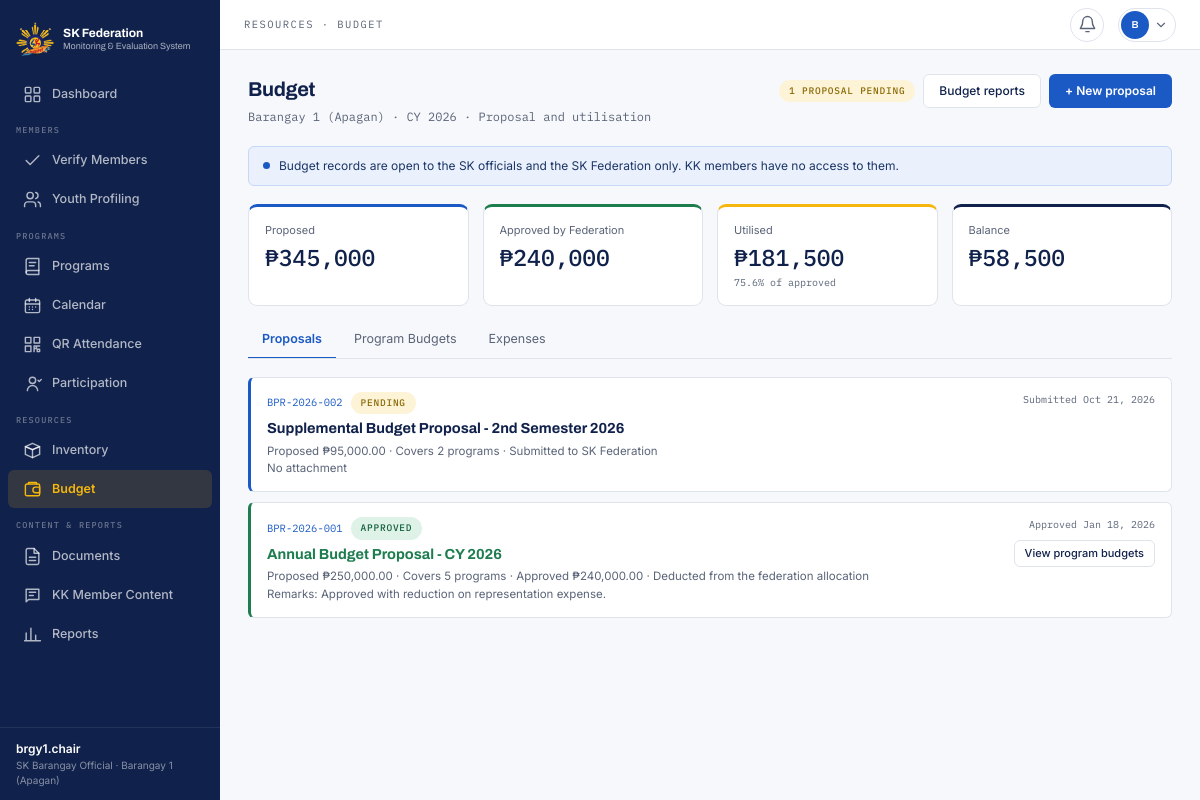
The page /barangay/budget.php (signed in) on the database its author committed.
### tables this page shows
CREATE TABLE users (
  user_id              INT(11)      NOT NULL AUTO_INCREMENT,
  role_id              INT(11)      NOT NULL,
  barangay_id          INT(11)      DEFAULT NULL,
  verified_by          INT(11)      DEFAULT NULL,
  username             VARCHAR(50)  NOT NULL,
  email                VARCHAR(150) NOT NULL,
  password_hash        VARCHAR(255) NOT NULL,
  verification_status  VARCHAR(20)  NOT NULL DEFAULT 'pending',
  date_verified        DATETIME     DEFAULT NULL,
  rejection_reason     VARCHAR(255) DEFAULT NULL,
  is_active            TINYINT(1)   NOT NULL DEFAULT 1,
  last_login           DATETIME     DEFAULT NULL,
  date_created         DATETIME     NOT NULL DEFAULT CURRENT_TIMESTAMP,
  PRIMARY KEY (user_id),
  UNIQUE KEY uq_users_username (username),
  UNIQUE KEY uq_users_email (email),
  KEY fk_users_role (role_id),
  KEY fk_users_barangay (barangay_id),
  KEY fk_users_verifier (verified_by),
  CONSTRAINT fk_users_role     FOREIGN KEY (role_id)     REFERENCES roles (role_id),
  CONSTRAINT fk_users_barangay FOREIGN KEY (barangay_id) REFERENCES barangays (barangay_id),
  CONSTRAINT fk_users_verifier FOREIGN KEY (verified_by) REFERENCES users (user_id),
  CONSTRAINT chk_users_status  CHECK (verification_status IN ('pending','verified','rejected'))
);

CREATE TABLE barangays (
  barangay_id    INT(11)      NOT NULL AUTO_INCREMENT,
  barangay_name  VARCHAR(100) NOT NULL,
  municipality   VARCHAR(100) NOT NULL DEFAULT 'Nasipit',
  chairman_id    INT(11)      DEFAULT NULL,    
  PRIMARY KEY (barangay_id),
  UNIQUE KEY uq_barangay (barangay_name, municipality),
  KEY fk_barangay_chairman (chairman_id),
  CONSTRAINT fk_barangay_chairman FOREIGN KEY (chairman_id) REFERENCES users (user_id) ON DELETE SET NULL
);

CREATE TABLE budget_allocations (
  allocation_id    INT(11)       NOT NULL AUTO_INCREMENT,
  entered_by       INT(11)       NOT NULL,
  period           VARCHAR(50)   NOT NULL,
  total_amount     DECIMAL(12,2) NOT NULL,
  remaining_amount DECIMAL(12,2) NOT NULL,
  date_entered     DATETIME      NOT NULL DEFAULT CURRENT_TIMESTAMP,
  PRIMARY KEY (allocation_id),
  UNIQUE KEY uq_allocation_period (period),
  KEY fk_alloc_user (entered_by),
  CONSTRAINT fk_alloc_user FOREIGN KEY (entered_by) REFERENCES users (user_id),
  CONSTRAINT chk_alloc_amt CHECK (total_amount >= 0 AND remaining_amount >= 0)
);

CREATE TABLE budget_proposals (
  proposal_id     INT(11)       NOT NULL AUTO_INCREMENT,
  allocation_id   INT(11)       NOT NULL,
  barangay_id     INT(11)       NOT NULL,
  submitted_by    INT(11)       NOT NULL,
  reviewed_by     INT(11)       DEFAULT NULL,
  document_id     INT(11)       DEFAULT NULL,
  proposal_code   VARCHAR(30)   NOT NULL,
  title           VARCHAR(255)  NOT NULL,
  proposed_amount DECIMAL(12,2) NOT NULL,
  approved_amount DECIMAL(12,2) DEFAULT NULL,
  prop_status     VARCHAR(50)   NOT NULL DEFAULT 'draft',
  remarks         TEXT          DEFAULT NULL,
  date_submitted  DATETIME      DEFAULT NULL,
  date_reviewed   DATETIME      DEFAULT NULL,
  PRIMARY KEY (proposal_id),
  UNIQUE KEY uq_proposal_code (proposal_code),
  KEY fk_prop_allocation (allocation_id),
  KEY fk_prop_barangay (barangay_id),
  KEY fk_prop_submitter (submitted_by),
  KEY fk_prop_reviewer (reviewed_by),
  KEY fk_prop_document (document_id),
  CONSTRAINT fk_prop_allocation FOREIGN KEY (allocation_id) REFERENCES budget_allocations (allocation_id),
  CONSTRAINT fk_prop_barangay   FOREIGN KEY (barangay_id)   REFERENCES barangays (barangay_id),
  CONSTRAINT fk_prop_submitter  FOREIGN KEY (submitted_by)  REFERENCES users (user_id),
  CONSTRAINT fk_prop_reviewer   FOREIGN KEY (reviewed_by)   REFERENCES users (user_id),
  CONSTRAINT fk_prop_document   FOREIGN KEY (document_id)   REFERENCES documents (document_id) ON DELETE SET NULL,
  CONSTRAINT chk_prop_status    CHECK (prop_status IN ('draft','pending','approved','returned')),
  CONSTRAINT chk_prop_amount    CHECK (proposed_amount > 0)
);

### barangay/budget.php (the view, shortened to what the rows shown need)
<?php
require_role(ROLE_BARANGAY);
$b = my_barangay();
$allocations = q_all('SELECT * FROM budget_allocations ORDER BY date_entered DESC');
$allocId = get_int('allocation') ?: (int) ($allocations[0]['allocation_id'] ?? 0);
$period = null;
foreach ($allocations as $a) {
    if ((int) $a['allocation_id'] === $allocId) {
        $period = $a;
    }
}
$proposals = q_all('SELECT bp.*, d.title AS doc_title, d.file_size, u.username AS reviewer,
                           (SELECT COUNT(*) FROM program_budgets pb WHERE pb.proposal_id = bp.proposal_id) AS line_count
                      FROM budget_proposals bp LEFT JOIN documents d ON d.document_id = bp.document_id LEFT JOIN users u ON u.user_id = bp.reviewed_by
                     WHERE bp.barangay_id = ? AND bp.allocation_id = ? ORDER BY bp.proposal_id DESC', [$b, $allocId]);
$summary = q_one('SELECT COALESCE(SUM(CASE WHEN prop_status IN ("pending","approved") THEN proposed_amount END), 0) proposed,
                         COALESCE(SUM(CASE WHEN prop_status = "approved" THEN approved_amount END), 0) approved,
                         (SELECT COALESCE(SUM(pb.utilised_amount), 0) FROM program_budgets pb JOIN budget_proposals x ON x.proposal_id = pb.proposal_id WHERE x.barangay_id = ? AND x.allocation_id = ? AND x.prop_status = "approved") utilised
                    FROM budget_proposals WHERE barangay_id = ? AND allocation_id = ?', [$b, $allocId, $b, $allocId]);
$tab = in_array(get('tab'), ['proposals', 'programs', 'expenses'], true) ? get('tab') : 'proposals';
$edit = get('edit');
$pendingCount = count(array_filter($proposals, fn ($p) => $p['prop_status'] === 'pending'));
$nav = 'budget';
require __DIR__ . '/../includes/header.php';
?>
<div class="page-head">
  <div><h1 class="page-title">Budget</h1><div class="page-sub"><?= e(current_user()['barangay_name']) ?> · <?= e($period['period'] ?? 'No allocation yet') ?> · Proposal and utilisation</div></div>
    <?php if ($pendingCount): ?><?= pill('pending', $pendingCount . ' proposal' . ($pendingCount > 1 ? 's' : '') . ' pending') ?><?php endif; ?>
</div>
<?php if (!$allocations): ?>
  <div class="card empty">The SK Federation has not entered a budget allocation yet. Proposals can be prepared once an allocation period exists.</div>
<?php else: $bal = (float) $summary['approved'] - (float) $summary['utilised']; ?>
  <?php if ($tab === 'proposals'): ?>
    <?php foreach ($proposals as $p): $st = $p['prop_status']; ?>
      <div class="row-card <?= ['pending' => '', 'approved' => 'green', 'returned' => 'red', 'draft' => 'amber'][$st] ?>">
        <div>
          <div class="row" style="gap:8px"><span class="record-id"><?= e($p['proposal_code']) ?></span><?= pill($st) ?></div>
          <div class="row-card-title"><?= e($p['title']) ?></div>
          <div class="row-card-detail">Proposed <?= e(peso($p['proposed_amount'])) ?> · Covers <?= (int) $p['line_count'] ?> program<?= (int) $p['line_count'] === 1 ? '' : 's' ?><?= $st === 'approved' ? ' · Approved ' . e(peso($p['approved_amount'])) . ' · Deducted from the federation allocation' : '' ?><?= $st === 'pending' ? ' · Submitted to SK Federation' : '' ?></div>
          <div class="row-card-detail"><?= $p['remarks'] ? 'Remarks: ' . e($p['remarks']) : ($p['document_id'] ? 'Attachment: <a href="' . e(url('file.php?id=' . $p['document_id'])) . '" target="_blank" rel="noopener">' . e($p['doc_title']) . '</a> (' . e(file_size_label((int) $p['file_size'])) . ')' : 'No attachment') ?></div>
        </div>
        <div class="row-card-side">
          <span class="row-card-time"><?= $st === 'draft' ? 'Draft' : ($st === 'pending' ? 'Submitted ' . e(fmt_date($p['date_submitted'])) : ucfirst($st) . ' ' . e(fmt_date($p['date_reviewed']))) ?></span>
          <?php if ($st === 'draft'): ?>
            <div class="row" style="gap:6px"><a class="btn btn-secondary btn-sm" href="?edit=<?= (int) $p['proposal_id'] ?>">Edit</a>
              <form method="post"><?= csrf_field() ?><input type="hidden" name="action" value="submit_proposal"><input type="hidden" name="proposal_id" value="<?= (int) $p['proposal_id'] ?>"><button class="btn btn-primary btn-sm">Submit</button></form>
              <form method="post" data-confirm="Delete this draft?"><?= csrf_field() ?><input type="hidden" name="action" value="delete_draft"><input type="hidden" name="proposal_id" value="<?= (int) $p['proposal_id'] ?>"><button class="btn btn-danger btn-sm">Delete</button></form></div>
          <?php elseif ($st === 'returned'): ?><a class="btn btn-primary btn-sm" href="?edit=<?= (int) $p['proposal_id'] ?>">Revise and resubmit</a>
          <?php elseif ($st === 'approved'): ?><a class="btn btn-secondary btn-sm" href="?tab=programs&amp;allocation=<?= $allocId ?>">View program budgets</a><?php endif; ?>
        </div>
      </div>
    <?php endforeach; ?>
  <?php endif; ?>
<?php endif; ?>
<?php require __DIR__ . '/../includes/footer.php';

### includes/sidebar.php (shortened to what the rows shown need)
<?php
function nav_icon(string $name): string
{
    static $paths = [
        'dashboard' => '<rect x="3" y="3" width="7" height="7" rx="1"/><rect x="14" y="3" width="7" height="7" rx="1"/><rect x="3" y="14" width="7" height="7" rx="1"/><rect x="14" y="14" width="7" height="7" rx="1"/>',
        'people' => '<path d="M16 21v-2a4 4 0 0 0-4-4H6a4 4 0 0 0-4 4v2"/><circle cx="9" cy="7" r="4"/><path d="M22 21v-2a4 4 0 0 0-3-3.87M16 3.13a4 4 0 0 1 0 7.75"/>',
        'programs' => '<path d="M4 19.5A2.5 2.5 0 0 1 6.5 17H20"/><path d="M6.5 2H20v20H6.5A2.5 2.5 0 0 1 4 19.5v-15A2.5 2.5 0 0 1 6.5 2Z"/><path d="M8 7h8M8 11h6"/>',
        'calendar' => '<rect x="3" y="5" width="18" height="16" rx="2"/><path d="M16 3v4M8 3v4M3 10h18"/><path d="M8 14h.01M12 14h.01M16 14h.01M8 17h.01M12 17h.01"/>',
        'participation' => '<circle cx="12" cy="8" r="4"/><path d="M5.5 21a6.5 6.5 0 0 1 13 0M19 8l1.5 1.5L23 7"/>',
        'documents' => '<path d="M14 2H6a2 2 0 0 0-2 2v16a2 2 0 0 0 2 2h12a2 2 0 0 0 2-2V8Z"/><path d="M14 2v6h6M8 13h8M8 17h8"/>',
        'content' => '<path d="M4 4h16v13H7l-3 3Z"/><path d="M8 8h8M8 12h5"/>',
        'reports' => '<path d="M4 20V10M10 20V4M16 20v-7M22 20H2"/>',
        'qr' => '<rect x="3" y="3" width="7" height="7"/><rect x="14" y="3" width="7" height="7"/><rect x="3" y="14" width="7" height="7"/><path d="M14 14h3v3h-3zM18 18h3v3h-3zM18 14h3M14 18v3"/>',
        'inventory' => '<path d="m3 7 9-4 9 4-9 4Z"/><path d="m3 7 9 4 9-4v10l-9 4-9-4Z"/><path d="M12 11v10"/>',
        'budget' => '<rect x="3" y="5" width="18" height="15" rx="2"/><path d="M16 9h5v7h-5a3.5 3.5 0 0 1 0-7ZM7 5V3h10v2"/>',
        'verify' => '<path d="M20 6 9 17l-5-5"/>',
        'certificate' => '<circle cx="12" cy="8" r="5"/><path d="m8.5 12-1 9 4.5-2 4.5 2-1-9"/>',
        'settings' => '<circle cx="12" cy="12" r="3"/><path d="M12 2v3M12 19v3M4.2 4.2l2.1 2.1M17.7 17.7l2.1 2.1M2 12h3M19 12h3M4.2 19.8l2.1-2.1M17.7 6.3l2.1-2.1"/>',
        'logs' => '<path d="M3 12a9 9 0 1 0 3-6.7L3 8"/><path d="M3 3v5h5M12 7v5l3 2"/>',
        'announcements' => '<path d="m3 11 18-5v12L3 14Z"/><path d="m11.6 16.4.9 4.6H8l-1.4-6"/>',
        'feedback' => '<path d="M21 15a4 4 0 0 1-4 4H8l-5 3V7a4 4 0 0 1 4-4h10a4 4 0 0 1 4 4Z"/><path d="M8 9h8M8 13h5"/>',
        'scan' => '<path d="M3 7V4a1 1 0 0 1 1-1h3M17 3h3a1 1 0 0 1 1 1v3M21 17v3a1 1 0 0 1-1 1h-3M7 21H4a1 1 0 0 1-1-1v-3M7 12h10"/>',
        'bell' => '<path d="M18 8a6 6 0 0 0-12 0c0 7-3 7-3 9h18c0-2-3-2-3-9M10 21h4"/>',
    ];
    return '<svg width="19" height="19" viewBox="0 0 24 24" fill="none" stroke="currentColor" stroke-width="1.8" stroke-linecap="round" stroke-linejoin="round" aria-hidden="true">' . ($paths[$name] ?? '') . '</svg>';
}
function nav_groups(int $role): array
{
    switch ($role) {
        case ROLE_BARANGAY:
            return [
                ['', [['dashboard', 'Dashboard', 'barangay/index.php', 'dashboard']]],
                ['Members', [['verify', 'Verify Members', 'barangay/verify.php', 'verify'],
                             ['youth', 'Youth Profiling', 'barangay/youth.php', 'people']]],
                ['Programs', [['programs', 'Programs', 'barangay/programs.php', 'programs'],
                              ['calendar', 'Calendar', 'barangay/calendar.php', 'calendar'],
                              ['qr', 'QR Attendance', 'barangay/qr.php', 'qr'],
                              ['participation', 'Participation', 'barangay/participation.php', 'participation']]],
                ['Resources', [['inventory', 'Inventory', 'barangay/inventory.php', 'inventory'],
                               ['budget', 'Budget', 'barangay/budget.php', 'budget']]],
                ['Content & Reports', [['documents', 'Documents', 'barangay/documents.php', 'documents'],
                                       ['content', 'KK Member Content', 'barangay/content.php', 'content'],
                                       ['reports', 'Reports', 'barangay/reports.php', 'reports']]],
            ];
    }
    return [];
}
$__groups = nav_groups(role());
?>
<nav class="nav-rail" id="nav-rail" aria-label="Main navigation">
  <a class="nav-brand" href="<?= e(url(home_url(role()))) ?>">
    <img src="<?= e(asset('img/sk-federation-logo.png')) ?>" alt="SK Federation Nasipit logo" width="38" height="38">
    <span>
      <strong>SK Federation</strong>
      <small>Monitoring &amp; Evaluation System</small>
    </span>
  </a>
  <div class="nav-groups">
    <?php foreach ($__groups as [$__label, $__items]): ?>
      <div class="nav-group">
        <?php if ($__label !== ''): ?><div class="nav-group-label"><?= e($__label) ?></div><?php endif; ?>
        <?php foreach ($__items as [$__id, $__text, $__href, $__icon]): ?>
          <a class="nav-item<?= ($nav ?? '') === $__id ? ' active' : '' ?>" href="<?= e(url($__href)) ?>"<?= ($nav ?? '') === $__id ? ' aria-current="page"' : '' ?>>
            <span class="nav-icon"><?= nav_icon($__icon) ?></span><span><?= e($__text) ?></span>
          </a>
        <?php endforeach; ?>
      </div>
    <?php endforeach; ?>
  </div>
  <div class="nav-foot">
    <div class="nav-foot-name"><?= e(display_name()) ?></div>
    <div class="nav-foot-role"><?= e(ROLE_LABELS[role()] ?? '') ?><?= current_user()['barangay_name'] ? ' · ' . e(current_user()['barangay_name']) : '' ?></div>
  </div>
</nav>

### includes/helpers.php (shortened to what the rows shown need)
<?php
require_once __DIR__ . '/../config/database.php';
function e($value): string
{
    return htmlspecialchars((string) ($value ?? ''), ENT_QUOTES | ENT_SUBSTITUTE, 'UTF-8');
}
function url(string $path = ''): string
{
    return BASE_URL . '/' . ltrim($path, '/');
}
function asset(string $path): string
{
    $file = APP_ROOT . '/assets/' . $path;
    $v = is_file($file) ? filemtime($file) : 0;
    return url('assets/' . $path) . '?v=' . $v;
}
function peso($amount): string
{
    return '₱' . number_format((float) $amount, 2);
}
function fmt_date(?string $d, string $format = 'M j, Y'): string
{
    return $d ? date($format, strtotime($d)) : '—';
}
function pill(?string $status, ?string $label = null): string
{
    $s = strtolower((string) $status);
    $map = [
        'pending' => 'amber', 'draft' => 'gray', 'ongoing' => 'amber', 'incomplete' => 'amber', 'low stock' => 'amber', 'on loan' => 'amber',
        'approved' => 'green', 'verified' => 'green', 'complete' => 'green', 'completed' => 'blue', 'available' => 'blue', 'returned item' => 'green',
        'evaluated' => 'navy', 'submitted' => 'green', 'eligible' => 'green', 'open' => 'green', 'replied' => 'green', 'present' => 'green',
        'returned' => 'red', 'rejected' => 'red', 'declined' => 'red', 'out of stock' => 'red', 'cancelled' => 'red', 'not eligible' => 'red', 'closed' => 'gray', 'inactive' => 'red',
        'planned' => 'outline',
    ];
    $colour = $map[$s] ?? 'gray';
    return '<span class="pill pill-' . $colour . '">' . e($label ?? $status) . '</span>';
}
function get(string $key, $default = '')
{
    $v = $_GET[$key] ?? $default;
    return is_string($v) ? trim($v) : $default;
}
function get_int(string $key): int
{
    return (int) ($_GET[$key] ?? 0);
}
function setting(string $key, string $default = ''): string
{
    static $cache = null;
    if ($cache === null) {
        $cache = [];
        foreach (q_all('SELECT setting_key, setting_value FROM settings') as $r) {
            $cache[$r['setting_key']] = $r['setting_value'];
        }
    }
    return $cache[$key] ?? $default;
}

### rows shown on the page
users: username "brgy1.chair", role "SK Barangay Official", barangay.barangay_name "Barangay 1 (Apagan)"
budget_allocations: period "CY 2026"
budget_proposals: proposal_code "BPR-2026-002", prop_status "PENDING", title "Supplemental Budget Proposal - 2nd Semester 2026", proposed_amount "₱95,000.00", line_count "2", shows "· Submitted to SK Federation", shows "No attachment", date_submitted "Oct 21, 2026"
budget_proposals: proposal_code "BPR-2026-001", prop_status "APPROVED", title "Annual Budget Proposal - CY 2026", proposed_amount "₱250,000.00", line_count "5", approved_amount "₱240,000.00", remarks "Approved with reduction on representation expense.", prop_status "Approved", date_reviewed "Jan 18, 2026"

### other values the page prints
$__text "Dashboard"
$__label "MEMBERS"
$__text "Verify Members"
$__text "Youth Profiling"
$__label "PROGRAMS"
$__text "Programs"
$__text "Calendar"
$__text "QR Attendance"
$__text "Participation"
$__label "RESOURCES"
$__text "Inventory"
$__text "Budget"
$__label "CONTENT & REPORTS"
$__text "Documents"
$__text "KK Member Content"
